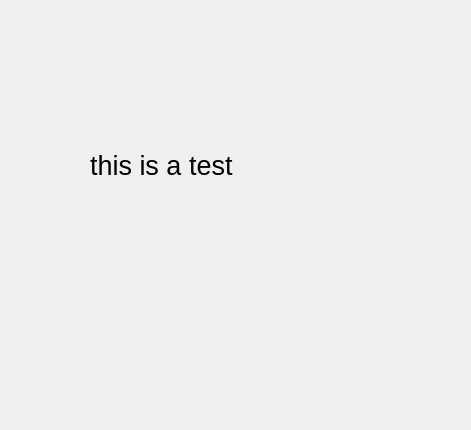
<?xml version="1.0" encoding="UTF-8"?>
<ui version="4.0">
 <class>ChessBoard</class>
 <widget class="QWidget" name="ChessBoard">
  <property name="geometry">
   <rect>
    <x>0</x>
    <y>0</y>
    <width>471</width>
    <height>430</height>
   </rect>
  </property>
  <property name="windowTitle">
   <string>ChessBoard</string>
  </property>
  <widget class="QLabel" name="label">
   <property name="geometry">
    <rect>
     <x>90</x>
     <y>120</y>
     <width>311</width>
     <height>91</height>
    </rect>
   </property>
   <property name="font">
    <font>
     <pointsize>20</pointsize>
    </font>
   </property>
   <property name="text">
    <string>this is a test</string>
   </property>
  </widget>
 </widget>
 <resources/>
 <connections/>
</ui>
